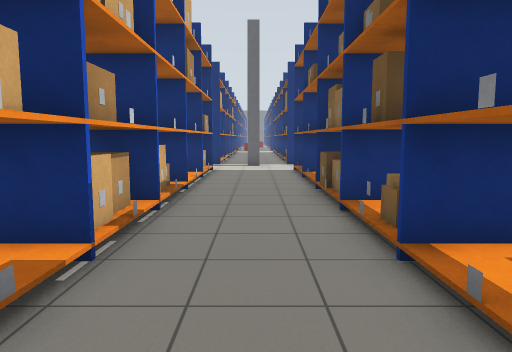
[1] (above)

24 first-person views from a walk through a robot-simulator world made for Gazebo. The camera is 1.2 m above the floor, tilts 6° down and sees 70° across. Floor lines are 1 m apart. The floor is counted in squares, 1 m on a side. Each view is taken from the middle of a square. On the plan, view 1 faces up. The plan holds only what a view shows up to about 14 squares ahead; the rest is blank. The place goes on beyond the plan. Simple shapes stand in for some stock models.

[2]
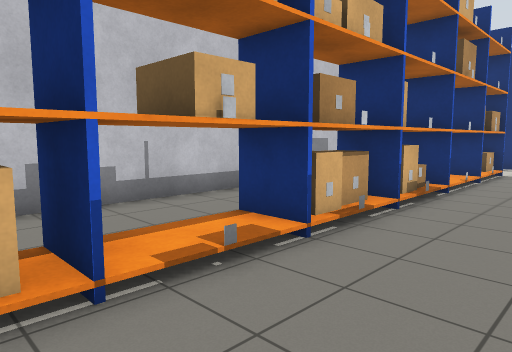

[3]
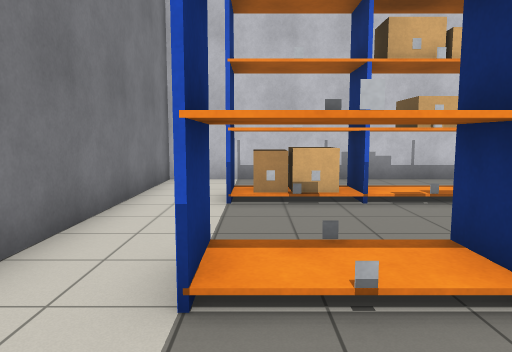

[4]
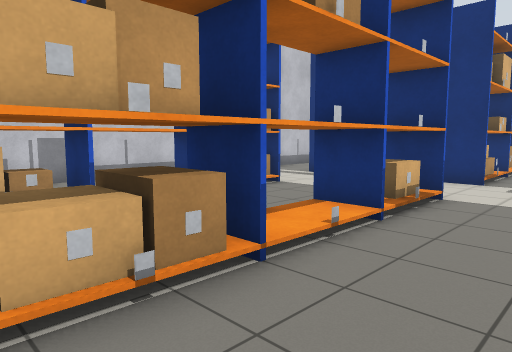

[5]
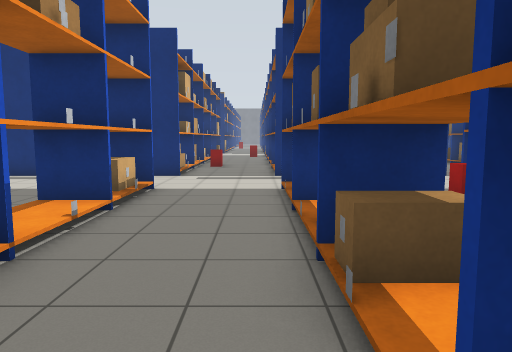

[6]
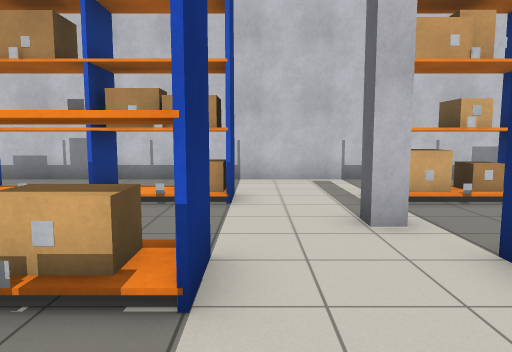

[7]
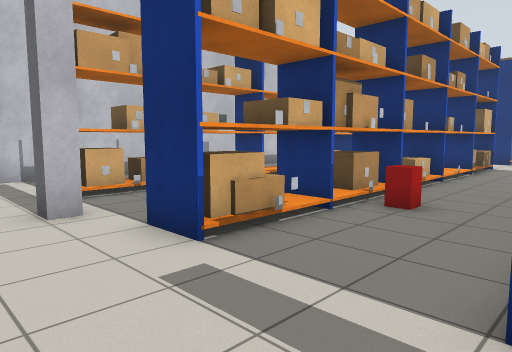

[8]
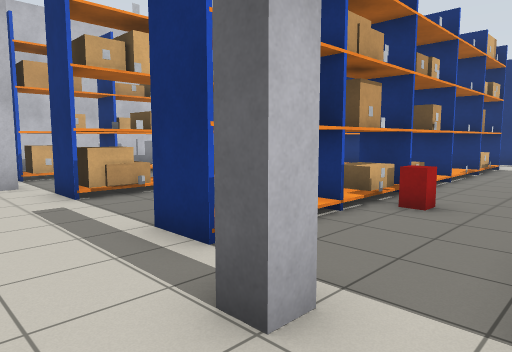

[9]
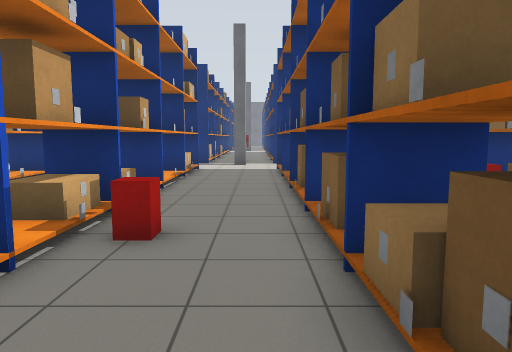

[10]
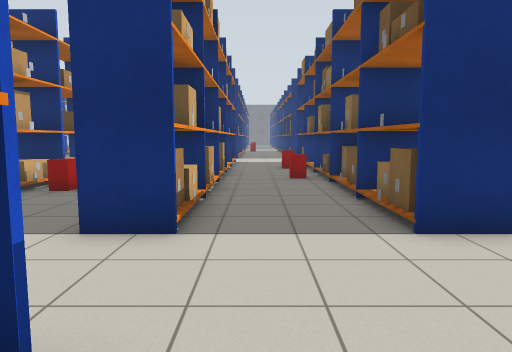

[11]
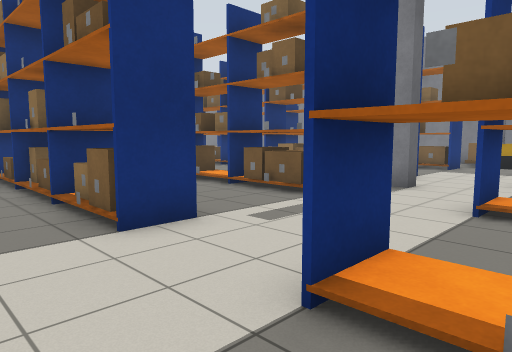

[12]
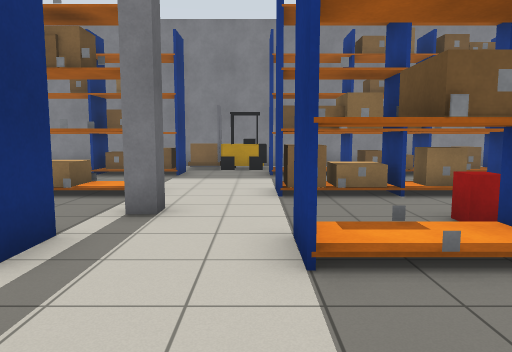

[13]
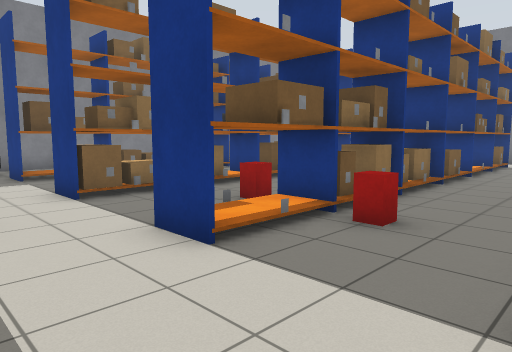

[14]
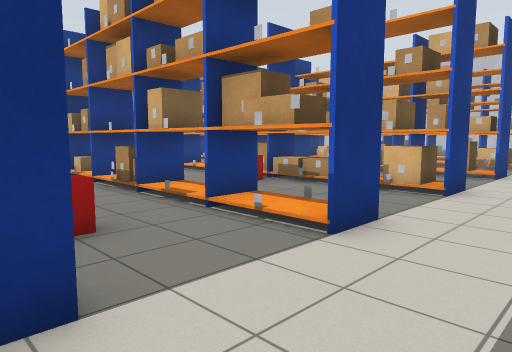

[15]
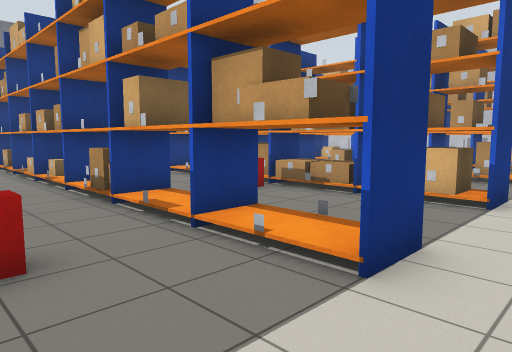

[16]
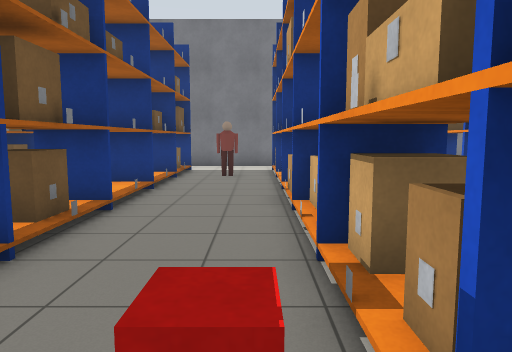

[17]
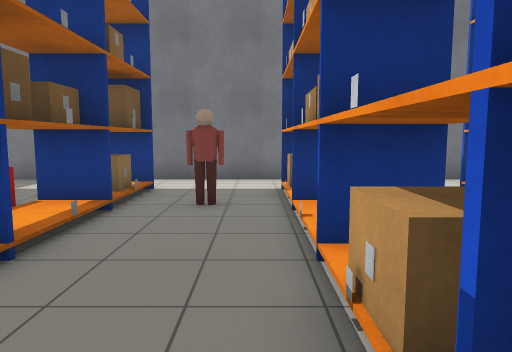

[18]
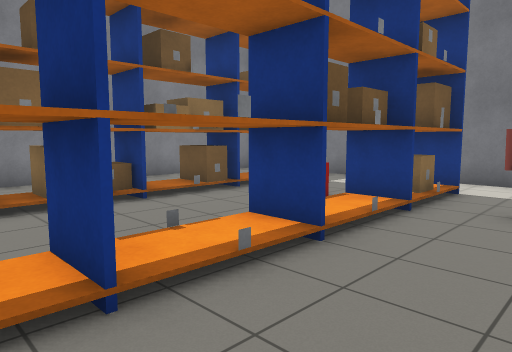

[19]
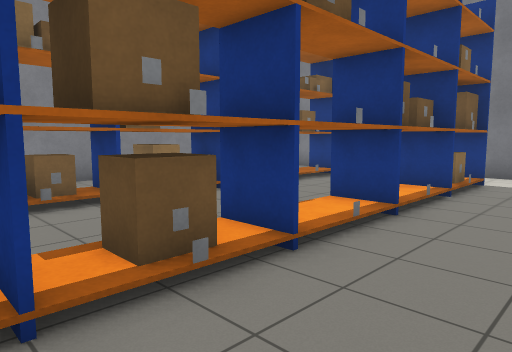

[20]
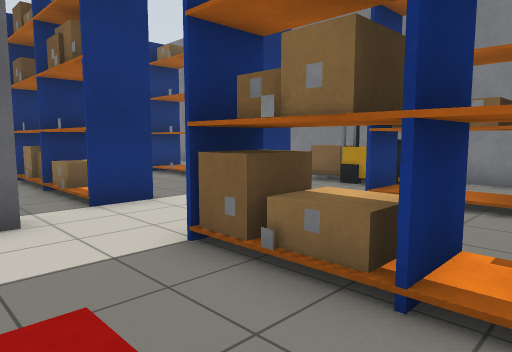

[21]
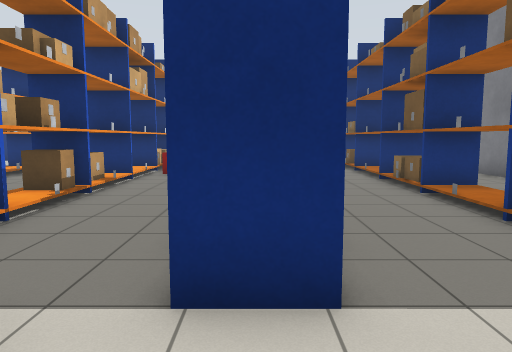

[22]
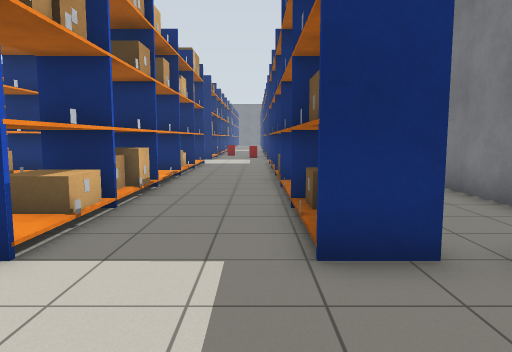

[23]
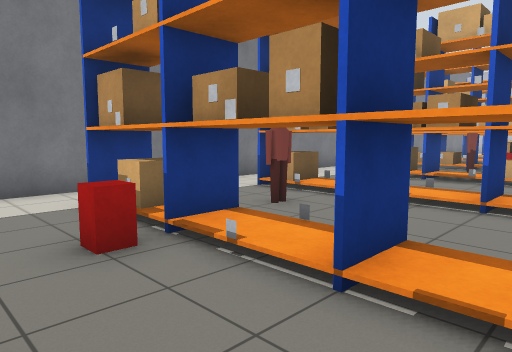

[24]
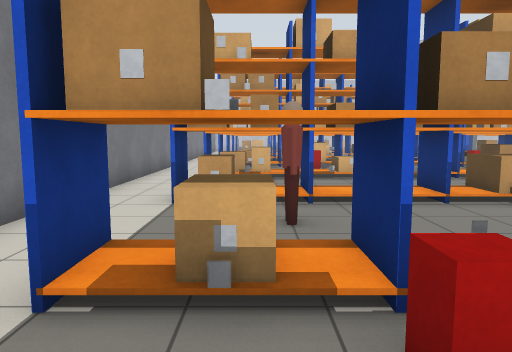

### Floor plan
Key: @ floor where view 1 was taken; # wall or solid block; . floor; = window, fence, low wall or low ledge; T thing the floor can be seen under or through; P person; O other object.
Columns run from 6 left of view 1 to 29 right of it. Each row starts with its distance up from view 1.
 30         #.  ##..#
 29         #.   #..
 28         =.   #..
 27         #.. ##..#   ##  ##.  #...##
 26         #.. ##..# .=##  ##=  =...##
 25         #.. ##..##..##. ##.  #...##
 24         =.. ##..##..#    #.. #...#
 23     #   #.. ##..##.=#    =.. #...=
 22    ##   #...##..##..##  ##.. #...##
 21 #   #   =...==..##..##  ##...=...#
 20 #   #   ##..##=.##..=   ##...#...#
 19 #  ##   #...##..##..## .##...#...##.
 18 #  ##.. #...##..==..##..==...#...##.
 17 #..##...#...##..##..##..##...#...##.
 16 #.....#.......#............#.......O
 15 #..................................O
 14 #..................................O
 13 #  ==...#...##..##..TT..TT...=...##.
 12 #.. T...#...##.=##..TT..TT...=  .##.
 11 #..TT...#...##  ##..TT.=TT=..#...##
 10 #.  T...#...##  ==.. T..##...= ..=#
  9 #. TT...#...##  =#=.TT..==...T  .##
  8 #..TT...#...##  ##..T#..##...T...##
  7 #.  =...=...##    ..T#..==...T...==
  6 #. ##...#. .#     . ##..##...T...##.
  5 #.. =...#  .     #.  #..==...T...##.
  4 #..TT...#        #  ##..TT...T...=
  3 #.. T...#       ##  ==..TT...T...##
  2 #..TT...#        ## ##..TT...T...##.
  1 #..TT...#.       #PP##..TT...TT..##.
  0 #  ==.@.#.       =  ==  TT.P.T...##
 -1 #..##...#. .        ##..##...T...##
 -2 #.........         ..............
 -3 #.........         ...............
 -4 ########          ################

Where each view was taken, in squares from view 1:
view 1: 0 up, 0 right, facing up
view 2: 0 up, 1 right, facing up-left
view 3: 1 down, 5 right, facing left
view 4: 6 up, 5 right, facing up-left
view 5: 5 up, 5 right, facing up
view 6: 14 up, 5 right, facing left
view 7: 14 up, 6 right, facing up-left
view 8: 14 up, 10 right, facing up-left
view 9: 16 up, 9 right, facing up
view 10: 12 up, 12 right, facing up
view 11: 12 up, 12 right, facing up-right
view 12: 14 up, 15 right, facing right
view 13: 16 up, 15 right, facing down-right
view 14: 16 up, 19 right, facing down-left
view 15: 15 up, 18 right, facing down-left
view 16: 12 up, 20 right, facing down
view 17: 7 up, 20 right, facing down
view 18: 7 up, 20 right, facing down-right
view 19: 9 up, 20 right, facing down-right
view 20: 10 up, 20 right, facing up-right
view 21: 14 up, 23 right, facing up
view 22: 13 up, 26 right, facing up
view 23: 5 up, 26 right, facing down-left
view 24: 0 up, 26 right, facing left
